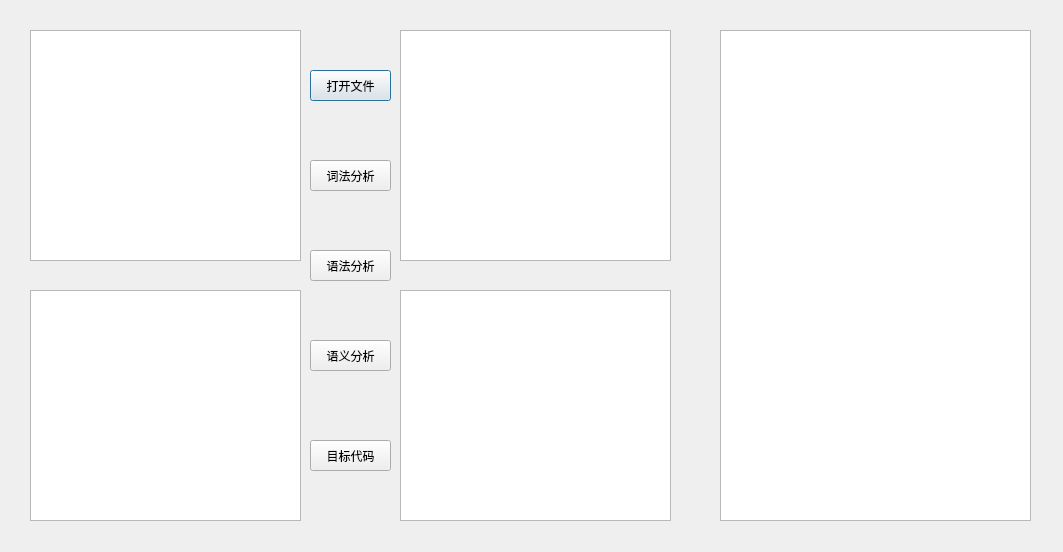
<?xml version="1.0" encoding="UTF-8"?>
<ui version="4.0">
 <class>dialog</class>
 <widget class="QDialog" name="dialog">
  <property name="geometry">
   <rect>
    <x>0</x>
    <y>0</y>
    <width>1063</width>
    <height>552</height>
   </rect>
  </property>
  <property name="windowTitle">
   <string>类C编译器</string>
  </property>
  <widget class="QTextEdit" name="textEdit_Mediate">
   <property name="geometry">
    <rect>
     <x>30</x>
     <y>290</y>
     <width>271</width>
     <height>231</height>
    </rect>
   </property>
  </widget>
  <widget class="QTextEdit" name="textEdit_Input">
   <property name="geometry">
    <rect>
     <x>30</x>
     <y>30</y>
     <width>271</width>
     <height>231</height>
    </rect>
   </property>
  </widget>
  <widget class="QTextEdit" name="textEdit_Aimcode">
   <property name="geometry">
    <rect>
     <x>400</x>
     <y>290</y>
     <width>271</width>
     <height>231</height>
    </rect>
   </property>
  </widget>
  <widget class="QTextEdit" name="textEdit_word">
   <property name="geometry">
    <rect>
     <x>400</x>
     <y>30</y>
     <width>271</width>
     <height>231</height>
    </rect>
   </property>
  </widget>
  <widget class="QPushButton" name="Button_Open">
   <property name="geometry">
    <rect>
     <x>310</x>
     <y>70</y>
     <width>81</width>
     <height>31</height>
    </rect>
   </property>
   <property name="text">
    <string>打开文件</string>
   </property>
  </widget>
  <widget class="QPushButton" name="Button_Word">
   <property name="geometry">
    <rect>
     <x>310</x>
     <y>160</y>
     <width>81</width>
     <height>31</height>
    </rect>
   </property>
   <property name="text">
    <string>词法分析</string>
   </property>
  </widget>
  <widget class="QPushButton" name="Button_Mediate">
   <property name="geometry">
    <rect>
     <x>310</x>
     <y>340</y>
     <width>81</width>
     <height>31</height>
    </rect>
   </property>
   <property name="text">
    <string>语义分析</string>
   </property>
  </widget>
  <widget class="QPushButton" name="Button_Aimcode">
   <property name="geometry">
    <rect>
     <x>310</x>
     <y>440</y>
     <width>81</width>
     <height>31</height>
    </rect>
   </property>
   <property name="text">
    <string>目标代码</string>
   </property>
  </widget>
  <widget class="QTextEdit" name="textEdit_Syn">
   <property name="geometry">
    <rect>
     <x>720</x>
     <y>30</y>
     <width>311</width>
     <height>491</height>
    </rect>
   </property>
  </widget>
  <widget class="QPushButton" name="Button_Syn">
   <property name="geometry">
    <rect>
     <x>310</x>
     <y>250</y>
     <width>81</width>
     <height>31</height>
    </rect>
   </property>
   <property name="text">
    <string>语法分析</string>
   </property>
  </widget>
 </widget>
 <resources/>
 <connections/>
</ui>
